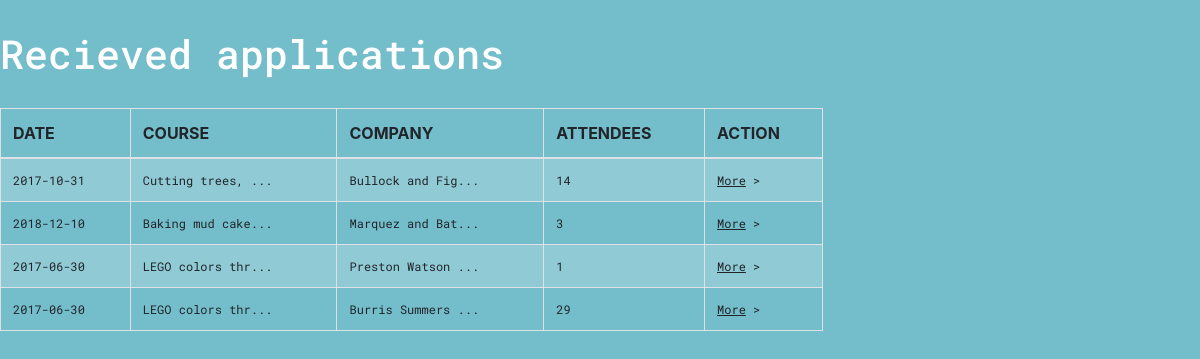
Page /applications.php on the committed database.
### tables this page shows
CREATE TABLE `tbl_company` (
  `id` int(11) NOT NULL,
  `company_name` varchar(256) NOT NULL,
  `company_course` varchar(256) NOT NULL,
  `date_for_course` varchar(256) NOT NULL,
  `company_attendees` int(11) NOT NULL,
  `company_email` varchar(256) NOT NULL,
  `company_phone` varchar(256) NOT NULL
);

### applications.php (the view, shortened to what this page needs)
<?php
    include_once 'includes/dbh.inc.php';
?>
<!DOCTYPE html>
<html lang="en">
    <head>
        <link rel="stylesheet" href="https://stackpath.bootstrapcdn.com/bootstrap/4.3.1/css/bootstrap.min.css">
        <link rel="stylesheet" href="style2.css">
    </head>
    <body class="bg-dim">
        <main >
            <h1>Recieved applications</h1>
            <div class="d-flex">
                <div class="applications-container">
                    <table id="applications-table"class="table table-bordered">
                        <thead>
                            <tr>
                                <th scope="col date-col">DATE</th>
                                <th scope="col">COURSE</th>
                                <th scope="col">COMPANY</th>
                                <th scope="col">ATTENDEES</th>
                                <th scope="col action-col">ACTION</th>
                            </tr>
                        </thead>
                        <tbody>
                        <?php
                        $sql = "SELECT * FROM tbl_company";
                        $result = mysqli_query($conn, $sql);
                        $resultCheck = mysqli_num_rows($result);
                        if($resultCheck > 0){
                            while($row = mysqli_fetch_assoc($result)){
                                echo
                                "<tr id='".$row['id']."'>
                                    <td>".$row['date_for_course']."</td>
                                    <td class='td_course'>".substr($row['company_course'],0,15)."...</td>
                                    <td class='td_name'>".substr($row['company_name'],0,15)."...</td>
                                    <td class='td_attendees'>".$row['company_attendees']."</td>
                                    <td  class='more_button'><u>More</u> > </td>
                                </tr>";
                            }
                        }
                        ?>
                        </tbody>
                    </table>
                </div>
                <aside>
                </aside>
            </div>
        </main>
    </body>
</html>

### style2.css (style rules this page uses)
body { background-color: #74BDCB; }
aside { width: 30%; margin-left: 25px; float: right; }
main { max-width: 1200px; margin: 0 auto; }
h1, h2 { font-family: 'Roboto Mono', monospace; color: #fff; margin-top: 30px; margin-bottom: 30px; }
p, button, td { font-family: 'Roboto Mono', serif; font-size: 12px; }
tbody>tr:nth-child(odd) { background-color: #8FCAD5; }
.applications-container { width: 70%; }

### rows in the picture
tbl_company: date_for_course "2017-10-31", company_course "Cutting trees,", company_name "Bullock and Fig", company_attendees "14"
tbl_company: date_for_course "2018-12-10", company_course "Baking mud cake", company_name "Marquez and Bat", company_attendees "3"
tbl_company: date_for_course "2017-06-30", company_course "LEGO colors thr", company_name "Preston Watson", company_attendees "1"
tbl_company: date_for_course "2017-06-30", company_course "LEGO colors thr", company_name "Burris Summers", company_attendees "29"
